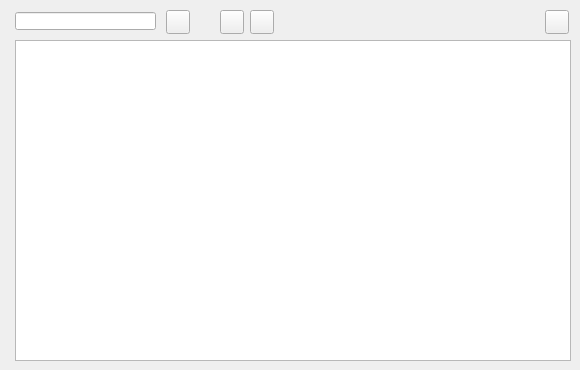
    <widget class="QWidget" name="tab_7">
     <attribute name="title">
      <string>Element</string>
     </attribute>
     <widget class="QTableView" name="tbl_element">
      <property name="geometry">
       <rect>
        <x>15</x>
        <y>40</y>
        <width>556</width>
        <height>321</height>
       </rect>
      </property>
      <property name="sortingEnabled">
       <bool>true</bool>
      </property>
     </widget>
     <widget class="QPushButton" name="btn_insert">
      <property name="geometry">
       <rect>
        <x>166</x>
        <y>10</y>
        <width>24</width>
        <height>24</height>
       </rect>
      </property>
      <property name="text">
       <string/>
      </property>
      <property name="icon">
       <iconset>
        <normaloff>../icons/111b.png</normaloff>../icons/111b.png</iconset>
      </property>
      <property name="iconSize">
       <size>
        <width>22</width>
        <height>22</height>
       </size>
      </property>
     </widget>
     <widget class="QPushButton" name="btn_delete">
      <property name="geometry">
       <rect>
        <x>220</x>
        <y>10</y>
        <width>24</width>
        <height>24</height>
       </rect>
      </property>
      <property name="text">
       <string/>
      </property>
      <property name="icon">
       <iconset>
        <normaloff>../icons/112b.png</normaloff>../icons/112b.png</iconset>
      </property>
      <property name="iconSize">
       <size>
        <width>22</width>
        <height>22</height>
       </size>
      </property>
     </widget>
     <widget class="QPushButton" name="open_element">
      <property name="geometry">
       <rect>
        <x>545</x>
        <y>10</y>
        <width>24</width>
        <height>24</height>
       </rect>
      </property>
      <property name="text">
       <string/>
      </property>
      <property name="icon">
       <iconset>
        <normaloff>../icons/134b.png</normaloff>../icons/134b.png</iconset>
      </property>
      <property name="iconSize">
       <size>
        <width>22</width>
        <height>22</height>
       </size>
      </property>
     </widget>
     <widget class="QLineEdit" name="element_id">
      <property name="geometry">
       <rect>
        <x>15</x>
        <y>12</y>
        <width>141</width>
        <height>18</height>
       </rect>
      </property>
     </widget>
     <widget class="QPushButton" name="new_element">
      <property name="geometry">
       <rect>
        <x>250</x>
        <y>10</y>
        <width>24</width>
        <height>24</height>
       </rect>
      </property>
      <property name="text">
       <string/>
      </property>
      <property name="icon">
       <iconset>
        <normaloff>../icons/131b.png</normaloff>../icons/131b.png</iconset>
      </property>
      <property name="iconSize">
       <size>
        <width>22</width>
        <height>22</height>
       </size>
      </property>
     </widget>
    </widget>
